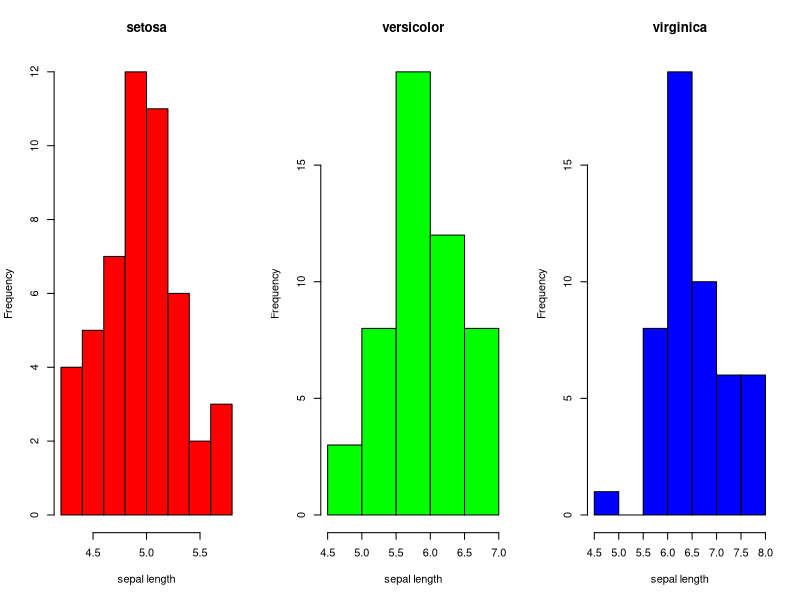
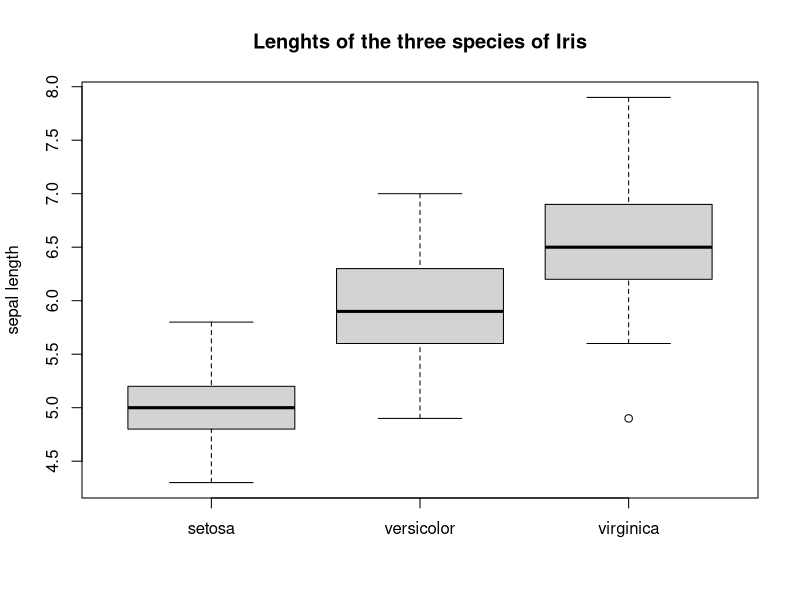
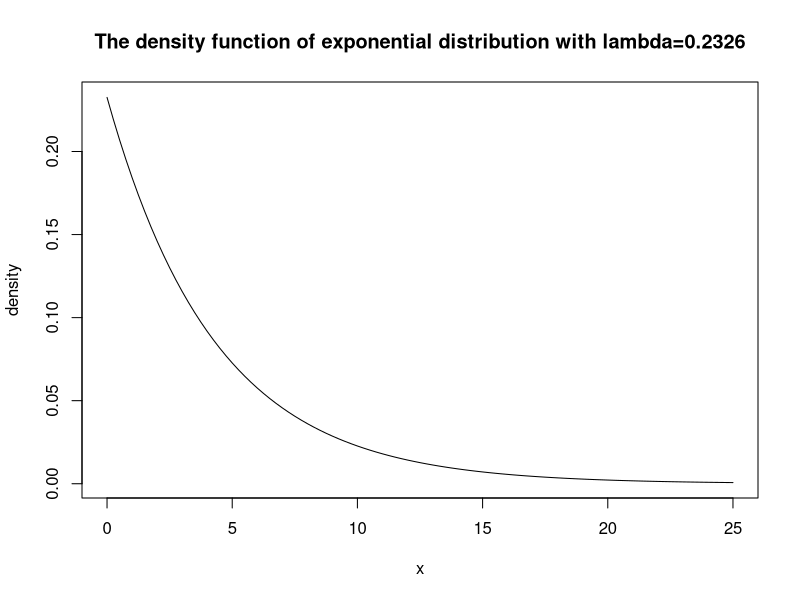
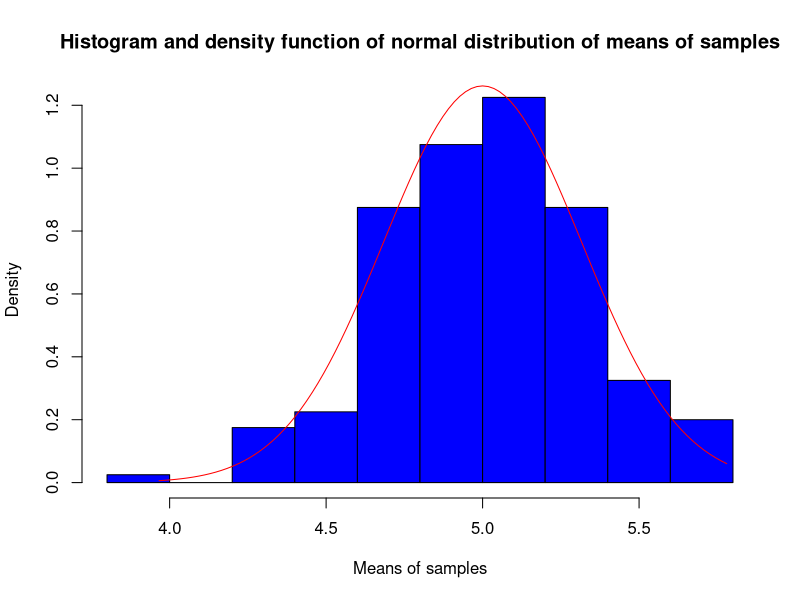
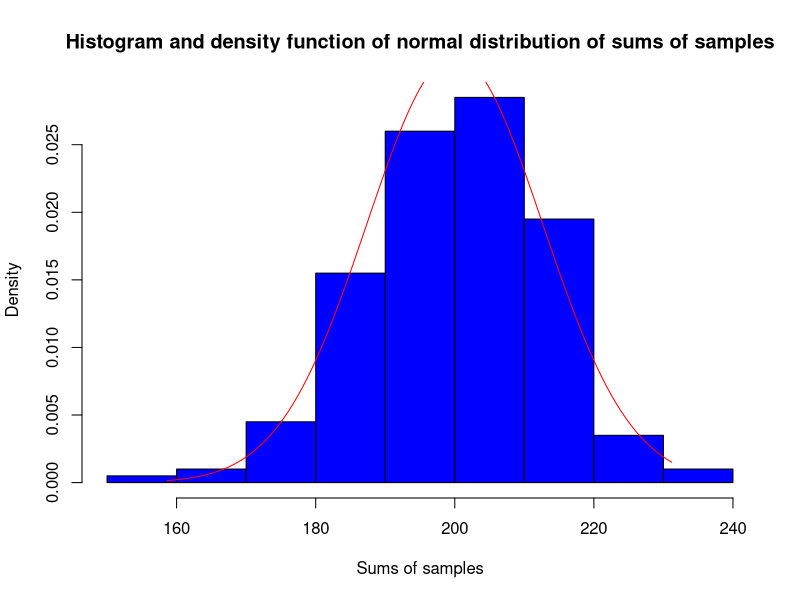

Write R code to recreate these figures, in order.
# Szymon Jankowski
# 164231
# group 1

# task 1
data = read.csv("IrisSepalLength.csv", sep=";", dec=",")
data

#a)
cols = names(data)
for(i in 1:length(cols)){
  col_data = data[, i]
  cat(paste0("Basic statistical characteristics for ", cols[i], ":\n"))
  cat(paste0("  Mean: ", mean(col_data), "\n"))
  cat(paste0("  Median: ", median(col_data), "\n"))
  cat("  Quartiles:\n")
  quartiles = quantile(col_data)
  for(j in 1:length(quartiles)){
    cat(paste0("    ", (j-1)*25, "%: ", quartiles[j], "\n"))
  }
  cat(paste0("  Standard deviation: ", sd(col_data), "\n"))
  cat(paste0("  Variability index: ", round(sd(col_data)/mean(col_data)*100, 2), "%\n\n"))
  
}
quantile(col_data)

#b)
cols = names(data)
par(mfrow=c(1, length(data)))
colours = c("red", "green", "blue")
for(i in 1:length(cols)){
  col_data = data[, i]
  hist(col_data, freq=T, main=cols[i], col=colours[i], xlab="sepal length")
}

#c)
par(mfrow=c(1,1))
boxplot(data, main="Lenghts of the three species of Iris", ylab="sepal length")

# task 2
# A - the number of cars with mouldy air conditioning among chosen
# A ~ bin(n=9, p=0.2)
p = 0.2
n = 9
#a)
# probability that exactly 4 cars have mouldy air conditioning: P(A==4)
dbinom(4, n, p)
# the probability is 0.066
# probability that at least 5 cars have mouldy air conditioning: P(A>=5)
sum(dbinom(5:9, n, p))
# the probability is 0.196
# probability that less than 3 cars have mouldy air conditioning P(A<3) = P(A<=2)
sum(dbinom(0:2, n, p))
# the probability is 0.738

#b) compute expected value of A
EX = n*p
EX
# the expected value of A is 1.8

#c) compute standard deviation of A
std = sqrt(n*p*(1-p))
std
# the standard deviation of A is 

# task 3
# X - the number of damaged roller in a conveyor belt in a factory ABC
# X ~ exp(lambda=0.2325581)
mu = 4.3
lambda = 1/mu

#a)
x = 0:25
curve(dexp(x, lambda), xlim=c(0, 25), main=paste0("The density function of exponential distribution with lambda=", round(lambda, 4)), ylab="density")

#b)
# probability that the number of damaged roller exceed 10: P(X>10) = 1 - P(X<=10) = 1 - F(10)
1 - pexp(10, lambda)
# the probability is 0.098
# probability that the number of damaged roller is between 5 and 8: P(5<=X<=8) = P(X<=8) - P(X<5) = F(8) - F(5)
pexp(8, lambda) - pexp(5, lambda)
# the probability is 0.157

f = function(x){lambda*exp(-lambda*x)}
integrate(f, 10, Inf)
integrate(f, 5, 8)
# the results are indeed correct

# task 4
# X - train delay of a PKP train
# X ~ N(mu=5, sig=2)
mu = 5
sig = 2

#a)
# probability that the average train delay among 40 is between 4.8 and 5.1 minutes:
# Xbar - average train delay among n=40 trains
# Xbar ~ N(mu, sig/sqrt(n))
n = 40
# P(4.8<=Xbar<=5.1) = P(Xbar<=5.1) - P(Xbar<4.8) = F(5.1) - F(4.8)
pnorm(5.1, mu, sig/sqrt(n)) - pnorm(4.8, mu, sig/sqrt(n))
# the probability is 0.361

# probability that the total train delay among 40 does not exceed 3 hours (180 minutes):
# Xtotal - total train delay among n=40 trains
# Xtotal ~ N(mu*n, sig*sqrt(n))
n = 40
# P(Xtotal<=180) = F(180)
pnorm(180, mu*n, sig*sqrt(n))
# the probability is 0.057

#b)
n_samples = 200
size = 40
vector_mean = rep(0,0)
vector_sum = rep(0,0)
for(i in 1:n_samples){
  sample = rnorm(size, mu, sig)
  vector_mean[i] = mean(sample)
  vector_sum[i] = sum(sample)
}

# i.
hist(vector_mean, freq=F, col="blue", xlab="Means of samples", main="Histogram and density function of normal distribution of means of samples")
x = seq(min(vector_mean), max(vector_mean), length=100)
curve(dnorm(x, mu, sig/sqrt(n)), xlim=c(min(vector_mean), max(vector_mean)), col="red", add=T, main="ttt")

# ii.
hist(vector_sum, freq=F, col="blue", xlab="Sums of samples", main="Histogram and density function of normal distribution of sums of samples")
x = seq(min(vector_sum), max(vector_sum), length=100)
curve(dnorm(x, mu*n, sig*sqrt(n)), xlim=c(min(vector_sum), max(vector_sum)), col="red", add=T)

# task 5
# X - drying time of a quick-drying concrete
# n - sample size (15)
data = read.csv("time.csv", sep=";")$group1
sample_mean = mean(data)
sample_std = sd(data)
n = length(data)

#a)
# population - all quick-drying concretes of a new type
# sample - 15 concretes of a new type selected from population
# measurement - drying time of a concrete

#b) estimate with 95% confidence the mean drying time of all quick-drying concretes
alpha = 0.05
L = sample_mean - qt(1-alpha/2, n-1)*sample_std/sqrt(n)
U = sample_mean + qt(1-alpha/2, n-1)*sample_std/sqrt(n)
c(L, U)
# we are 95% confident that the interval 24.858 to 27.809 covers the true population mean drying-time of all quick-drying concretes

#c) estimate with 96% confidence the standard deviation of the drying time of all quick-drying concretes
alpha = 0.04
L = sqrt((n-1)*sample_std^2/qchisq(1-alpha/2, n-1))
U = sqrt((n-1)*sample_std^2/qchisq(alpha/2, n-1))
c(L, U)
# we are 96% confident that the interval 1.922 to 4.302 covers the true population standard deviation of the drying time of all quick-drying concretes

# task 6
# n - sample size of drivers (1000)
# x - the number of drivers from a sample presently unable to work (130)
n = 1000
x = 130
#a) estimate the proportion of all drivers who are unable to work
# p_hat - sample proportion of drivers presently unable to work
p_hat = x/n
p_hat
# the estimate proportion is 0.13

#b) estimate with 90% confidence the true proportion of unemployed workers
alpha = 0.1
L = p_hat - qnorm(1-alpha/2)*sqrt(p_hat*(1-p_hat)/n)
U = p_hat + qnorm(1-alpha/2)*sqrt(p_hat*(1-p_hat)/n)
c(L, U)
# we are 90% confident that the interval 0.1125 to 0.1475 covers the true proportion of unemployed workers

#c)
max_error = 0.04
alpha = 0.05
# error = qnorm(1-alpha/2)*sqrt(p_hat*(1-p_hat)/n)
# error/qnorm(1-alpha/2) = sqrt(p_hat*(1-p_hat)/n)
# p_hat*(1-p_hat)/n = (error/qnorm(1-alpha/2))^2
# n = p_hat*(1-p_hat)/(error/qnorm(1-alpha/2))^2
# min_n = ceiling(p_hat*(1-p_hat)/(max_error/qnorm(1-alpha/2))^2)
min_n = ceiling(p_hat*(1-p_hat)/(max_error/qnorm(1-alpha/2))^2)
min_n
# at least 272 drivers should be examined to obtain an estimation error +-0.04 on confidence level 0.95 with sample proportion 0.13
